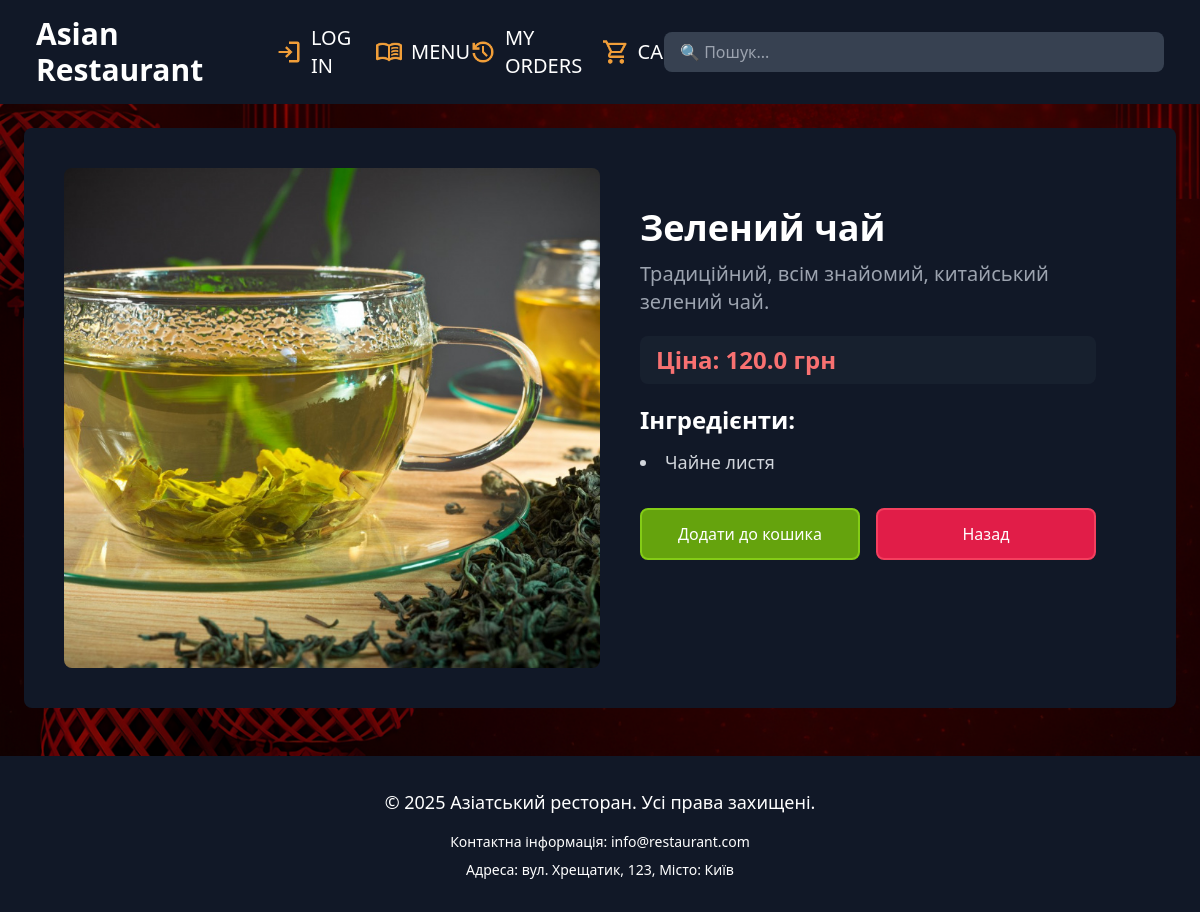
/menu/drink/1/, run on the app's committed database.
### tables this page shows
CREATE TABLE drinks (
    id INTEGER PRIMARY KEY,
    name TEXT NOT NULL,
    image TEXT NOT NULL,
    description TEXT NOT NULL,
    price REAL NOT NULL,
    ingredients TEXT NOT NULL
);

### app.py (the view)
@app.route("/menu/drink/<int:drink_id>/")
def drink_detail(drink_id):
    conn = get_db_connection()
    drink_item = conn.execute('SELECT * FROM drinks WHERE id = ?', (drink_id,)).fetchone()
    conn.close()
    if not drink_item:
        return "Напій не знайдено", 404
    return render_template("drink.html", drink=drink_item)

### app.py (called while the page is built)
def get_db_connection():
    conn = sqlite3.connect('database.db')
    conn.row_factory = sqlite3.Row
    return conn

### templates/drink.html (shortened to what this page needs)
{% extends 'base.html' %}
{% block content %}
<div class="max-w-6xl mx-auto bg-gray-900 rounded-lg overflow-hidden flex flex-col md:flex-row items-start p-10 mt-12">
    <div class="w-full md:w-1/2 flex justify-center mb-8 md:mb-0">
        <div class="w-full h-[500px]">
            <img src="{{ drink.image }}" class="w-full h-full object-cover rounded-lg">
        </div>
    </div>
    <div class="p-4 md:p-10 flex-1 flex flex-col">
        <h1 class="text-4xl font-bold">{{ drink.name }}</h1>
        <p class="text-gray-400 mt-3 text-xl">{{ drink.description }}</p>
        <div class="mt-5 inline-block px-4 py-2 bg-gray-800/50 rounded-lg">
          <p class="text-2xl font-bold text-red-400">Ціна: {{ drink.price }} грн</p>
        </div>
        <h3 class="text-2xl font-semibold mt-5">Інгредієнти:</h3>
        <ul class="list-disc list-inside text-gray-300 mt-3 text-lg">
            {% for ingredient in drink.ingredients.split(', ') %}
            <li> {{ ingredient }}</li>
            {% endfor %}
        </ul>
        <div class="mt-8 flex gap-4 w-full">
            <a href="#" class="bg-lime-600 text-white px-6 py-3 rounded-lg transition duration-300 hover:opacity-80 flex-1 text-center border-2 border-lime-500">
                Додати до кошика
            </a>
            <a href="javascript:window.history.back()"
               class="bg-rose-600 text-white px-6 py-3 rounded-lg transition duration-300 hover:opacity-80 flex-1 text-center border-2 border-rose-500">
                Назад
            </a>
        </div>
    </div>
</div>
{% endblock %}

### templates/base.html (style rules this page uses)
body { background-image: url('/static/images/background2.png'); background-attachment: fixed; background-size: cover; }

### data on the page
drinks: image (picture), name "Зелений чай", description "Традиційний, всім знайомий, китайський зелений чай.", price "120.0", ingredients "Чайне листя"
